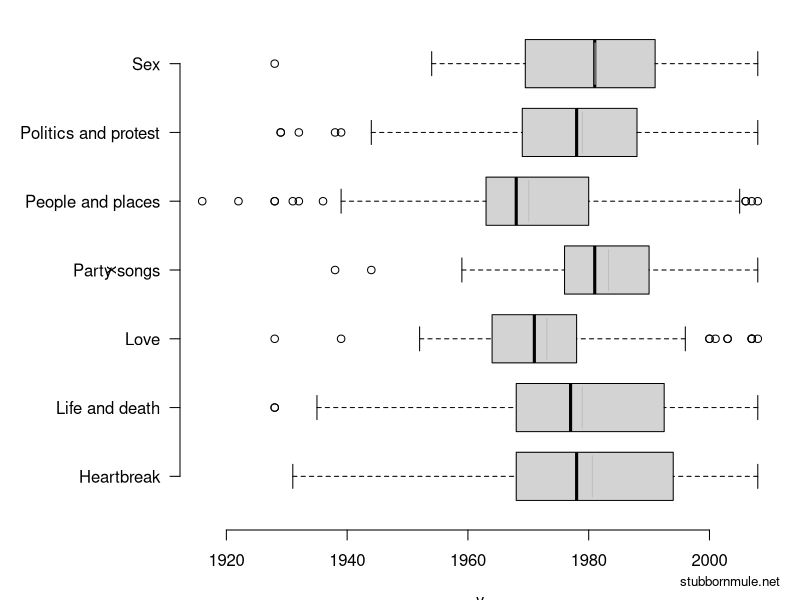

Generate this figure with R: (Note: this script raises an error after producing the figure.)
# charts.R
#
# Author: Sean Carmody
#
# Produce charts using from the Guardian's list of
# "1000 songs to hear before you die" 
#
# Licenced: creative commons Attribution-Share Alike 2.5 Australia
# http://creativecommons.org/licenses/by-sa/2.5/au/

mule <- function(side=1, cex=0.8, line=2, adj=1,...) {
	# Add "stubbornmule.net" label to the bottom of charts
	mtext("stubbornmule.net", side=side, cex=cex,  adj=adj, line=line, ...)
}

# Read in the song list
data <- read.csv("1000.csv",as.is=c(FALSE, TRUE, FALSE, TRUE, TRUE))

# Box and whisker plot

png("box.png", width=400, height=250)

box.wex <- 0.7
par(mar=c(3.5,9,0.5,1), bty="n")
box.res <- plot(data$THEME, data$YEAR, horizontal=TRUE, las=1, boxwex=box.wex, bty="n")
means <- tapply(data$YEAR, data$THEME, mean)

# Add light lines to indicate means
for (i in 1:7){
	lines(rep(means[i],2), c(i-box.wex/2+0.05, i+box.wex/2-0.05), lty=1, col="grey")
}

mule()
dev.off()

# Histograms 
png("histograms.png", width=300, height=1400)
par(bty="n", mfcol=c(7,1), mar=c(4,5,3,1), cex.main=1.5, cex.axis=1.5, cex.lab=1.5)
for (i in 1:7){
	theme <- levels(data$THEME)[i]
	hist(data$YEAR[data$THEME==theme], main=theme, xlab="")
}
mule(line=2.5)
dev.off()

# Mosaic plot

data$DECADE <- floor(data$YEAR/10) * 10
data$BAND <- paste(data$DECADE, "s", sep="")
data$BAND[data$DECADE < 1960] <- "1910s-50s"

png("mosaic.png", width=400, heigh=300)
par(mar=c(1.5,0.5,0.5,0.5), cex=1.2)
plot(table(data$BAND, data$THEME), col=rainbow(7), las=1, main="")

mule(line=0)
dev.off()
